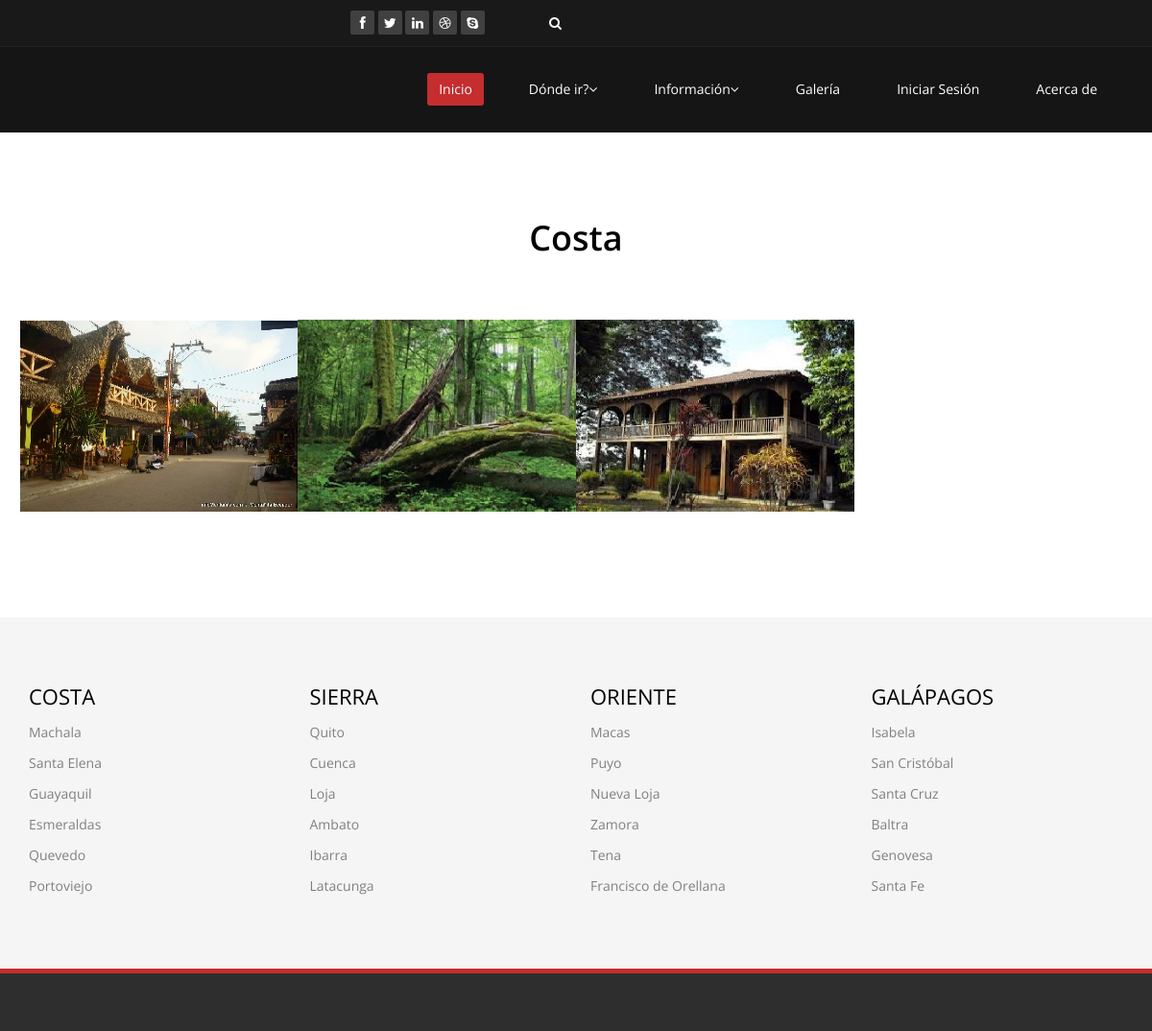
The page /dondeir1.php?codRp=1 on the database its author committed.
### tables this page shows
CREATE TABLE IF NOT EXISTS `regionprovincia` (
`codRp` int(11) NOT NULL,
  `nombreRp` varchar(45) NOT NULL,
  `codPadreRp` int(11) NOT NULL
);

CREATE TABLE IF NOT EXISTS `lugarturistico` (
`codLugar` int(11) NOT NULL,
  `nombreLugar` varchar(40) NOT NULL,
  `latitud` varchar(30) NOT NULL,
  `longitud` varchar(40) NOT NULL,
  `codCiudad` int(11) NOT NULL,
  `formaLlegar` varchar(600) NOT NULL,
  `descripcion` varchar(2000) NOT NULL
);

### dondeir1.php (the view, shortened to what this page needs)
<?php
    extract($_GET);
    include("conect.php");
    $sql_insertar="select codRp, nombreRp from regionprovincia where codRp='$codRp'";
    $res_sql=mysql_query($sql_insertar,$link);
    while ($row=mysql_fetch_array($res_sql)){
        $idprov=$row['codRp'];
        $nombreRp=$row['nombreRp'];
    }
?>
<!DOCTYPE html>
<html lang="en">
<head>
    <link href="css/bootstrap.min.css" rel="stylesheet">
    <link href="css/font-awesome.min.css" rel="stylesheet">
    <link href="css/prettyPhoto.css" rel="stylesheet">
    <link href="css/animate.min.css" rel="stylesheet">
    <link href="css/main.css" rel="stylesheet">
    <link href="css/responsive.css" rel="stylesheet">
</head>
<body>
    <header id="header">
        <div class="top-bar">
            <div class="container">
                <div class="row">
                    <div class="col-sm-6 col-xs-8">
                       <div class="social">
                            <ul class="social-share">
                                <li><a href="#"><i class="fa fa-facebook"></i></a></li>
                                <li><a href="#"><i class="fa fa-twitter"></i></a></li>
                                <li><a href="#"><i class="fa fa-linkedin"></i></a></li>
                                <li><a href="#"><i class="fa fa-dribbble"></i></a></li>
                                <li><a href="#"><i class="fa fa-skype"></i></a></li>
                            </ul>
                            <div class="search">
                                <form role="form" action="buscador.php" method="POST">
                                    <input name="buscador" class="search-form" autocomplete="off" placeholder="Search">
                                    <i class="fa fa-search"></i>
                                </form>
                           </div>
                       </div>
                    </div>
                </div>
            </div>
        </div>
        <nav class="navbar navbar-inverse" role="banner">
            <div class="container">
                <div class="collapse navbar-collapse navbar-right">
                    <ul class="nav navbar-nav">
                        <li class="active"><a href="index.php">Inicio</a></li>
                        <li class="dropdown">
                            <a href="#" class="dropdown-toggle" data-toggle="dropdown">Dónde ir?<i class="fa fa-angle-down"></i></a>
                                <?php
                                    extract($_POST);
                                ?>
                        </li>
                        <li class="dropdown">
                            <a href="#" class="dropdown-toggle" data-toggle="dropdown">Información<i class="fa fa-angle-down"></i></a>
                        </li>
                        <li><a href="flickr.php">Galería</a></li>
                        <li><a href="login.php">Iniciar Sesión</a></li>
                        <li><a href="acercade.php">Acerca de</a></li>
                    </ul>
                </div>
            </div>
        </nav>
    </header>
    <section id="portfolio">
        <div class="container">
            <div class="center">
            <h1><font style="color:black"><?php echo  utf8_encode($nombreRp) ?></font></h1>
           </div>
            <div class="row">
                <div class="portfolio-items">
                    <?php
                    extract($_POST);
                    include("conect.php");
                    $sql_listar="select distinct f.foto, l.nombreLugar, l.codlugar
                    from fotos f, ciudad c, regionprovincia r, lugarturistico l
                    where r.codPadreRp='$idprov' AND r.codRp=c.codRp AND c.codCiudad=l.codCiudad AND l.codlugar=f.codlugar AND f.codAdmin=1";
                    $res_sql=mysql_query($sql_listar,$link);
                   while ($row=mysql_fetch_array($res_sql)){
                      echo "<div class='portfolio-item col-md-3'>";
                      echo "<div class='recent-work-wrap'>";
                      echo "<img src='".$row['foto']."' height='200'/>";
                      echo "</div>";
                      echo "</div>";
                    }
            ?>
            </div>
        </div>
    </section>
    <section id="bottom">
        <div class="container wow fadeInDown" data-wow-duration="1000ms" data-wow-delay="600ms">
            <div class="row">
                <div class="col-md-3 col-sm-6">
                    <div class="widget">
                        <h3>Costa</h3>
                        <ul>
                            <li><a href="#">Machala</a></li>
                            <li><a href="#">Santa Elena</a></li>
                            <li><a href="#">Guayaquil</a></li>
                            <li><a href="#">Esmeraldas</a></li>
                            <li><a href="#">Quevedo</a></li>
                            <li><a href="#">Portoviejo</a></li>
                        </ul>
                    </div>
                </div>
                <div class="col-md-3 col-sm-6">
                    <div class="widget">
                        <h3>Sierra</h3>
                        <ul>
                            <li><a href="#">Quito</a></li>
                            <li><a href="#">Cuenca</a></li>
                            <li><a href="#">Loja</a></li>
                            <li><a href="#">Ambato</a></li>
                            <li><a href="#">Ibarra</a></li>
                            <li><a href="#">Latacunga</a></li>
                        </ul>
                    </div>
                </div>
                <div class="col-md-3 col-sm-6">
                    <div class="widget">
                        <h3>Oriente</h3>
                        <ul>
                            <li><a href="#">Macas</a></li>
                            <li><a href="#">Puyo</a></li>
                            <li><a href="#">Nueva Loja</a></li>
                            <li><a href="#">Zamora</a></li>
                            <li><a href="#">Tena</a></li>
                            <li><a href="#">Francisco de Orellana</a></li>
                        </ul>
                    </div>
                </div>
                <div class="col-md-3 col-sm-6">
                    <div class="widget">
                        <h3>Galápagos</h3>
                        <ul>
                            <li><a href="#">Isabela</a></li>
                            <li><a href="#">San Cristóbal</a></li>
                            <li><a href="#">Santa Cruz</a></li>
                            <li><a href="#">Baltra</a></li>
                            <li><a href="#">Genovesa</a></li>
                            <li><a href="#">Santa Fe</a></li>
                        </ul>
                    </div>
                </div>
            </div>
        </div>
    </section>
    <footer id="footer" class="midnight-blue">
    </footer>
</body>
</html>

### css/main.css (style rules this page uses)
body { background: #fff; font-family: 'Open Sans', sans-serif; color:#4e4e4e; line-height: 22px; }
h1, h2, h3, h4, h5, h6 { font-weight: 600; font-family: 'Open Sans', sans-serif; color:#4e4e4e; }
h1 { font-size: 36px; color:#fff; }
h3 { font-size: 16px; color: #787878; font-weight: 400; line-height: 24px; }
a { color: #c52d2f; -webkit-transition: color 300ms, background-color 300ms; -moz-transition: color 300ms, background-color 300ms; -o-transition: color 300ms, background-color 300ms; transition: color 300ms, background-color 300ms; }
body > section { padding: 70px 0; }
.center { text-align: center; padding-bottom: 55px; }
#header .search { display: inline-block; }
.top-bar { padding: 10px 0; background: #191919; border-bottom: 1px solid #222; line-height: 28px; }
.social { text-align: right; }
.social-share { display: inline-block; list-style: none; padding: 0; margin: 0; }
ul.social-share li { display: inline-block; }
ul.social-share li a { display: inline-block; color: #fff; background: #404040; width: 25px; height: 25px; line-height: 25px; text-align: center; border-radius: 2px; }
.search i { color: #fff; }
input.search-form { background: transparent; border: 0 none; width: 60px; padding: 0 10px; color: #FFF; -webkit-transition: all 400ms; -moz-transition: all 400ms; -ms-transition: all 400ms; -o-transition: all 400ms; transition: all 400ms; }
.navbar { border-radius: 0; margin-bottom: 0; background: #151515; padding: 15px 0; padding-bottom: 0; }
.navbar-nav { margin-top: 12px; }
.navbar-nav>li { margin-left: 35px; padding-bottom: 28px; }
.navbar-inverse .navbar-nav > li > a { padding: 5px 12px; margin: 0; border-radius: 3px; color: #fff; line-height: 24px; display: inline-block; }
.navbar-inverse { border: none; }
.navbar-inverse .navbar-nav > .active > a, .navbar-inverse .navbar-nav > .active > a:hover, .navbar-inverse .navbar-nav > .active > a:focus, .navbar-inverse .navbar-nav > .open > a, .navbar-inverse .navbar-nav > .open > a:hover, .navbar-inverse .navbar-nav > .open > a:focus { background-color: #c52d2f; color: #fff; }
.navbar-inverse .navbar-collapse, .navbar-inverse .navbar-form { border-top: 0; padding-bottom: 0; }
.recent-work-wrap { position: relative; }
.recent-work-wrap img { width: 100%; }
.portfolio-items, .portfolio-filter { list-style: none outside none; margin: 0 0 40px 0; padding: 0; }
.portfolio-item { margin: 0; padding:0; }
.isotope-item { z-index: 2; }
.isotope, .isotope .isotope-item { -webkit-transition-duration: 0.8s; -moz-transition-duration: 0.8s; -ms-transition-duration: 0.8s; -o-transition-duration: 0.8s; transition-duration: 0.8s; }
.isotope { -webkit-transition-property: height, width; -moz-transition-property: height, width; -ms-transition-property: height, width; -o-transition-property: height, width; transition-property: height, width; }
.isotope .isotope-item { -webkit-transition-property: -webkit-transform, opacity; -moz-transition-property: -moz-transform, opacity; -ms-transition-property: -ms-transform, opacity; -o-transition-property: -o-transform, opacity; transition-property: transform, opacity; }
.widget { margin-bottom: 60px; padding-left: 0; }
.widget h3 { color: #000; text-transform: uppercase; margin-bottom: 20px; }
#bottom { background: #f5f5f5; border-bottom: 5px solid #c52d2f; font-size: 14px; }
#bottom h3 { margin-top: 0; margin-bottom: 10px; text-transform: uppercase; font-size:22px; color: #000; }
#bottom ul { list-style: none; padding: 0; margin: 0; }
#bottom ul li { display: block; padding: 5px 0; }
#bottom ul li a { color: #808080; }
#bottom .widget { margin-bottom: 0; }
#footer { padding-top: 30px; padding-bottom: 30px; color: #fff; background: #2e2e2e; }

### css/responsive.css (style rules this page uses)
@media (min-width: 1200px) { #portfolio .row { margin-left: -10px; margin-right: -10px; } }

### rows shown on the page
regionprovincia: nombreRp "Costa"
lugarturistico: shows a picture
lugarturistico: shows a picture
lugarturistico: shows a picture
